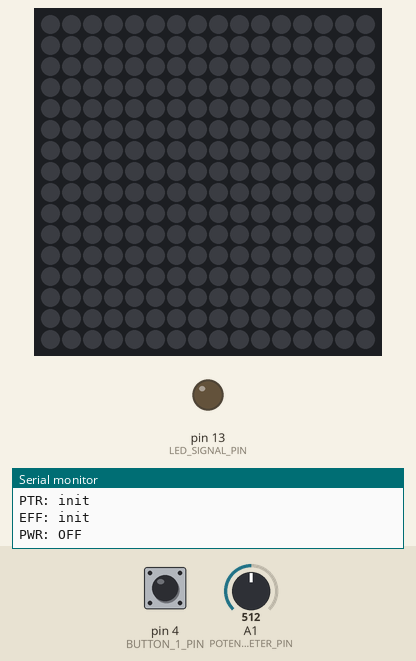
Simulated run of this sketch. Board: Arduino Uno, built with avr-gcc and run on an emulated ATmega328P. On the bench: 16×16 RGB LED matrix (first LED top left, wired row by row), output pins drawn as LEDs (lit = HIGH), the last lines printed to the serial monitor. The inputs (shaded band) are chosen by the test bench; at power-on: pin 4 (BUTTON_1_PIN) HIGH, A1 (POTENTIOMETER_PIN) = 512. Dim RGB values are drawn brighter than linear; the local clock reads 2024-03-15 10:24:30 at power-on unless the sketch sets it; pins used as bus, display or sensor lines are not drawn.

Above: at 2.2 s.
2.3 s: pin 4 (BUTTON_1_PIN) pulled LOW for 0.15 s
At 5.3 s:
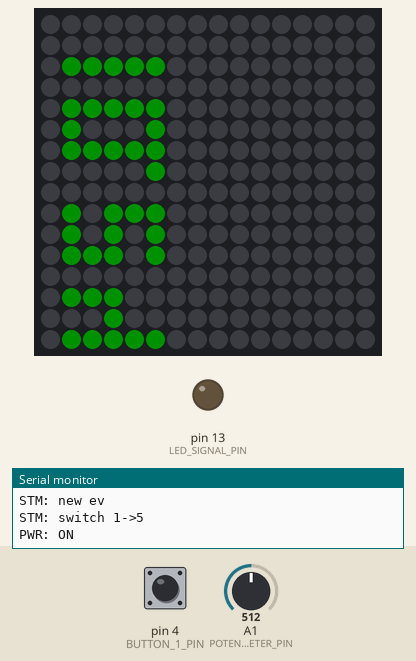
5.4 s: pin 4 (BUTTON_1_PIN) pulled LOW for 0.15 s
At 6.77 s:
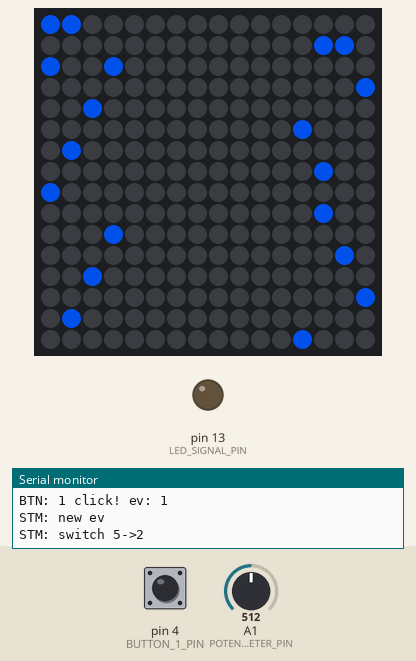
8.5 s: A1 (POTENTIOMETER_PIN) set to 35
At 12.0 s:
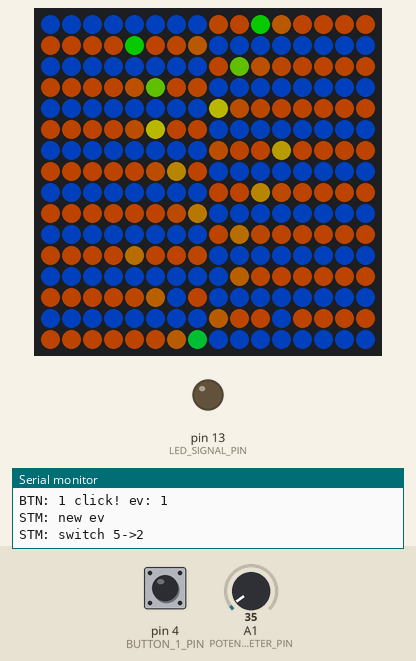
14.4 s: A1 (POTENTIOMETER_PIN) set to 716
17.4 s: A1 (POTENTIOMETER_PIN) set to 511
At 22.4 s:
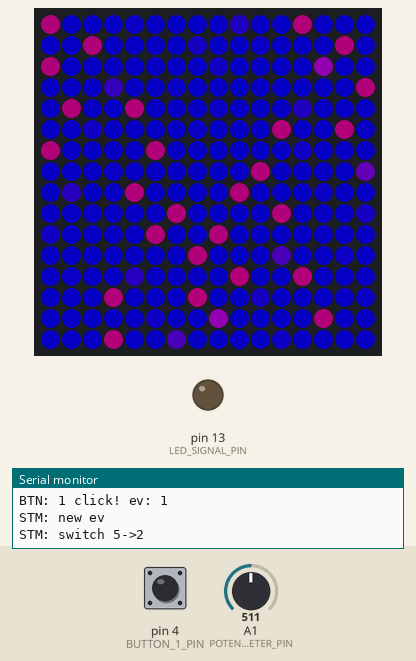
Timing chart, 0 to 22.8 s (numbered marks = the images above; inputs shaded):
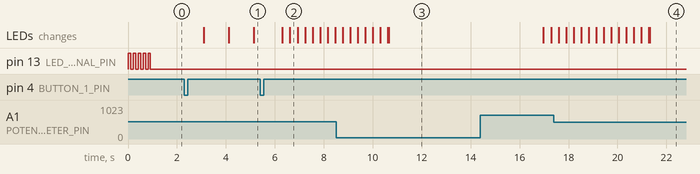

The sketch:

SmartMatrix.ino
```cpp
#include "define.h"
#include "storage.h"

#ifndef REWRITE_STORAGE

#include "matrix.h"
#include "clock.h"
#include "controls.h"
#include "error.h"
#include "button.h"
#include "effects.h"
#include "potentiometer.h"
#include "lcd.h"


void setup() {
  #ifdef DEBUG
  Serial.begin(BOD_RATE);
  #endif

  initErrorIndicator();
  initButtons();
  initControls();
  initMatrix();
  initClock();
  initPotentiometer();
  initLCD();
  initEffects();
  readyBlink();
  powerOff();
}


void loop() {
  updateButtons();
  checkPtUpdates();
  updateStateMachine();
}

#else

void setup() {
  Serial.begin(BOD_RATE);
  showStorage();
}

void loop() {}

#endif
```

button.cpp
```cpp
#include "button.h"


struct Button;
template <uint8_t N>
void _init(Button (&)[N]);
template <uint8_t N>
void _update(Button (&)[N]);


struct Button {
  Button(uint8_t pin, uint8_t id, bool default_state=false): pin(pin), id(id) {
    _button_state |= default_state << 4;
  }

  uint8_t update() {
    checkClick();
    checkLongPress();
    checkDoubleClick();

    if (isReady()) {
      uint8_t res = getCurrentEvent();
      reset();
      return res;
    }

    return 0;
  }

  uint8_t getDefaultPinState() const {
    return _button_state & BUTTON_DEF_STATE_BIT;
  }

  uint8_t pin, id;

private:
  uint32_t _event_time = 0, _last_state_change = 0;

  // 0b00000001 actual state
  // 0b00000010 mid state
  // 0b00000100 double click state
  // 0b00001000 long press click
  // 0b00010000 default pin state
  // 0b00100000 delay waiting state
  // 0b01000000 button clicked and ready
  uint8_t _button_state = 0;

  void reset() {
    _button_state &= 0b10011011;
  }

  uint8_t isDoubleClick() const {
    return _button_state & BUTTON_DOUBLE_CLICK_BIT;
  }

  uint8_t isLongPress() const {
    return _button_state & BUTTON_LONG_PRESS_BIT;
  }

  uint8_t isPressed() const {
    return _button_state & BUTTON_STATE_BIT;
  }

  uint8_t getCurrentEvent() {
    if (_button_state & BUTTON_DOUBLE_CLICK_BIT)
      return EVENT_FLAG_DOUBLE_CLICK;
    else if (_button_state & BUTTON_LONG_PRESS_BIT)
      return EVENT_FLAG_LONG_PRESS;
    return EVENT_FLAG_CLICK;
  }

  uint8_t isReady() const {
    return _button_state & BUTTON_READY_BIT;
  }

  bool getPinState() const {
    return (getDefaultPinState() > 0) != (digitalRead(pin) > 0);
  }

  void changeState() {
    _event_time = millis();
    _button_state ^= BUTTON_MID_STATE_BIT;
  }

  void checkClick() {
    if (getPinState() != isPressed()) {
      if ((~_button_state & BUTTON_STATE_BIT) ^ ((_button_state & BUTTON_MID_STATE_BIT) >> 1)) {
        changeState();
      } else {
        checkDelay();
      }
    } else {
      _button_state &= 0b11111101 | (isPressed() << 1);
    }
  }

  void checkDelay() {
    if (getMillisDelay(_event_time) < BUTTON_RATTLING_DELAY_MS)
      return;

    _button_state ^= BUTTON_STATE_BIT;
    _last_state_change = millis();

    #ifdef ENABLE_BUTTON_DEBUG
    Serial.print("BTN: ");
    Serial.print(id);
    Serial.print(" changed. st: ");
    Serial.println(isPressed());
    #endif
  }

  void checkDoubleClick() {
    if (_button_state & BUTTON_DELAY_WAIT_BIT) {
      if (isPressed() || getMillisDelay(_last_state_change) > BUTTON_DOUBLE_CLICK_DELAY_MS) {
        _button_state = (_button_state | BUTTON_READY_BIT | (isPressed() << 2)) & 0b11011111;
      }
    } else if (!isLongPress() && !isPressed() && getMillisDelay(_last_state_change) < BUTTON_RATTLING_DELAY_MS) {
      _button_state |= BUTTON_DELAY_WAIT_BIT;
      #ifdef ENABLE_BUTTON_DEBUG
      Serial.print("BTN: ");
      Serial.print(id);
      Serial.print(" dc wait. st: ");
      Serial.println(_button_state);
      #endif
    }
  }

  void checkLongPress() {
    if (!isLongPress() && isPressed() && getMillisDelay(_last_state_change) > BUTTON_LONG_PRESS_DELAY_MS) {
      _button_state = (_button_state | BUTTON_READY_BIT | (isPressed() << 3)) & 0b11011011;
      #ifdef ENABLE_BUTTON_DEBUG
      Serial.print("BTN: ");
      Serial.print(id);
      Serial.println(" lp dec");
      #endif
    } else if (!isPressed() && getMillisDelay(_last_state_change) > BUTTON_RATTLING_DELAY_MS) {
      _button_state &= 0b11110111;
    }
  }
} buttons[] = {
  Button(BUTTON_1_PIN, BUTTON_1_ID, true)
};


void initButtons() {
  _init(buttons);
}


void updateButtons() {
  _update(buttons);
}


template <uint8_t N>
void _init(Button (&arr)[N]) {
    for (int i = 0; i < N; ++i) {
      pinMode(arr[i].pin, INPUT_PULLUP);
      digitalWrite(arr[i].pin, arr[i].getDefaultPinState());
    }
}


template <uint8_t N>
void _update(Button (&arr)[N]) {
  uint8_t event_type = 0;

  for (int i = 0; i < N; ++i) {
    if (event_type = buttons[i].update()) {
      #ifdef DEBUG
      Serial.print("BTN: ");
      Serial.print(buttons[i].id);
      Serial.print(" click! ev: ");
      Serial.println(event_type);
      #endif

      handleButtonClickEvent(buttons[i].id, event_type);
    }
  }
}
```

button.h
```cpp
#pragma once

#include "Arduino.h"
#include "define.h"
#include "controls.h"

#ifdef DEBUG
// #define ENABLE_BUTTON_DEBUG
#endif

#define BUTTON_STATE_BIT        0b1
#define BUTTON_MID_STATE_BIT    0b10
#define BUTTON_DOUBLE_CLICK_BIT 0b100
#define BUTTON_LONG_PRESS_BIT   0b1000
#define BUTTON_DEF_STATE_BIT    0b10000
#define BUTTON_DELAY_WAIT_BIT   0b100000
#define BUTTON_READY_BIT        0b1000000

#define EVENT_FLAG_CLICK 1
#define EVENT_FLAG_DOUBLE_CLICK 2
#define EVENT_FLAG_LONG_PRESS 3

#define BUTTON_RATTLING_DELAY_MS 25
#define BUTTON_DOUBLE_CLICK_DELAY_MS 150
#define BUTTON_LONG_PRESS_DELAY_MS 500

void initButtons();
void updateButtons();
```

clock.cpp
```cpp
#include "clock.h"


static RTC_DS1307 rtc;
static CRGB const alarm_color = CRGB(ALARM_CLOCK_COLOR);
static uint8_t alarm_started = false, alarm_aborted = false;
static uint16_t start_time = ALARM_CLOCK_HOUR * 60 + ALARM_CLOCK_MIN - ALARM_CLOCK_DUR;


void _drawClockNumSegment(uint8_t, uint8_t, uint8_t, uint8_t, uint8_t, CRGB const &);
void _drawClockNumber(uint8_t, uint8_t, uint8_t, uint8_t, uint8_t, CRGB const &);
void _drawPair(uint8_t, uint8_t, uint8_t, uint8_t, uint8_t, uint8_t, uint8_t, CRGB const &);
void _drawSecondsIndicator(uint8_t, uint8_t, uint8_t, CRGB const &);
void _drawClock(CRGB const &);
uint16_t _getCurrentDayMinutes();


void initClock() {
  #ifdef DEBUG
  Serial.println("RTC: init");
  #endif

  if (!rtc.begin()) {
    emitError(RTC_ERROR_SIGNAL, "RTC_INI");
  }

  #ifdef RTC_SET_CURRENT_TIME
  rtc.adjust(DateTime(F(__DATE__), F(__TIME__)) + TimeSpan(RTC_SECONDS_SHIFT));
  #ifdef DEBUG
  Serial.println("RTC: synced");
  #endif
  #endif

  #ifdef DEBUG
  Serial.print("RTC: ");
  Serial.println(rtc.now().timestamp());

  #ifdef ALARM_CLOCK
  Serial.println("ALR: enabled " STRMACRO(ALARM_CLOCK_HOUR) "h " STRMACRO(ALARM_CLOCK_MIN) "m");
  #endif
  #endif
}


void abortAlarmClock() {
  alarm_aborted = true;
  alarm_started = false;

  #ifdef DEBUG
  Serial.println("ALR: aborted");
  #endif
}


uint32_t getMillisDelay(uint32_t time) {
  return millis() - time;
}


bool checkAlarmClock() {
  uint16_t cur_min = _getCurrentDayMinutes();
  if (alarm_aborted && cur_min < start_time + ALARM_CLOCK_DUR) {
    return false;
  }
  if (alarm_started) {
    return true;
  }

  if (start_time <= cur_min && cur_min <= start_time + ALARM_CLOCK_DUR) {
    #ifdef DEBUG
    Serial.println("ALR: started");
    #endif
    return alarm_started = true;
  }
  return false;
}


bool updateAlarmClock() {
  static uint16_t last_update = UINT16_MAX;
  uint16_t cur_min = _getCurrentDayMinutes();

  if (last_update == cur_min) {
    return true;
  }
  last_update = cur_min;

  if (cur_min <= start_time + ALARM_CLOCK_DUR) {
    setBrightness((uint32_t) (cur_min - start_time) * 255 / ALARM_CLOCK_DUR);
    fillMatrix(alarm_color);
    refreshMatrix();
  } else if (cur_min - start_time - ALARM_CLOCK_DUR <= ALARM_CLOCK_STAY_AFTER_DUR) {
  } else {
    resetMatrix();

    #ifdef DEBUG
    Serial.println("ALR: ended");
    #endif

    return alarm_started = false;
  }
  return true;
}


void updateCommonClock() {
  uint8_t brt = getPtInterpolatedValue(0, 255);
  if (brt != getBrightness()) {
    setBrightness(brt);
    refreshMatrix();
  }
  _drawClock(CRGB::Green);
}


uint32_t getClockTimestamp() {
  return rtc.now().secondstime();
}


void _drawClockNumSegment(uint8_t x, uint8_t y, uint8_t l, uint8_t h, uint8_t seg, CRGB const &color) {
  if (seg & 1) {
    uint8_t ofs = min(h - 1 + h % 2, (seg - 1) / 2 * (h / 2));
    for (uint8_t i = 0; i < l; ++i) {
      setMatrixLED(x + i, y + ofs, color);
    }
  } else {
    uint8_t ofs_x = (seg / 2 % 2) * (l - 1), ofs_y = (seg / 4) * (h / 2);
    for (uint8_t i = 0; i < l; ++i) {
      setMatrixLED(x + ofs_x, y + ofs_y + i, color);
    }
  }
}


void _drawClockNumber(uint8_t x, uint8_t y, uint8_t w, uint8_t h, uint8_t num, CRGB const &color) {
  #ifndef DEBUG
  num = pgm_read_byte(&CLOCK_NUMBERS[num]);
  #else
  num = CLOCK_NUMBERS[num];
  #endif

  for (uint8_t seg = 0; seg < 7; ++seg) {
    if ((num >> seg) & 1)
      _drawClockNumSegment(x, y, w, h, seg, color);
  }
}


void _drawPair(uint8_t a, uint8_t b, uint8_t x, uint8_t y, uint8_t w, uint8_t h, uint8_t space, CRGB const &color) {
  _drawClockNumber(x, y, w, h, a, color);
  _drawClockNumber(x + w + space, y, w, h, b, color);
}


void _drawSecondsIndicator(uint8_t h_end_x, uint8_t h_end_y, uint8_t seconds, CRGB const &color) {
  // #ifndef USE_ONLY_DEFAULT_CLOCK_BLINKER
  //   if (MTX_H - (5 + 1) * 2 > 0) {
  //     float cur_time = getCurrentTimeSeconds();
  //     uint8_t pos = ((uint8_t) ((MTX_W - 1) * (cur_time - (uint32_t) cur_time)) + 1) % MTX_W;
  //     if ((uint32_t) cur_time % 2) {
  //       pos = MTX_W - pos - 1;
  //     }
  //     setMatrixLED(pos, 0, color);
  //     return;
  //   }
  // #endif
  if (seconds) {
    setMatrixLED(h_end_x, h_end_y, color);
  }
}

void _drawClock(CRGB const &color) {
  static uint8_t last_draw = 0;

  if (last_draw == getMillisDelay(0) / 1024 % 2) {
    return;
  }

  last_draw = getMillisDelay(0) / 1024 % 2;
  clearMatrix();

  uint16_t cur_min = _getCurrentDayMinutes();
  uint8_t hr = cur_min / 60,
  mn = cur_min - hr * 60,
  h = 5,
  w = h / 2 + h % 2,
  space = max(0, (MTX_W - 4 * w) / 3),
  hx = 0,
  hy = 0;

  if (space == 0) {
    uint8_t x = (MTX_W - (w + 1) * 2) / 2,
    y = (MTX_H - (h + 1) * 2) / 2;

    _drawPair(hr / 10 % 10, hr % 10, x, y, w, h, 2, color);
    hx = x + (w + 1) * 2;
    hy = y + h - 1;
    _drawPair(mn / 10 % 10, mn % 10, x, y + h + 2, w, h, 2, color);
  } else {
    uint8_t x = (MTX_W - (w + 1) * 4) / 2,
    y = 1;

    _drawPair(hr / 10 % 10, hr % 10, x, y, w, h, 1, color);
    hx = x + w * 2 + 1;
    hy = y + h - 1;
    _drawPair(mn / 10 % 10, mn % 10, x + w * 2 + 3, y, w, h, 1, color);
  }

  _drawSecondsIndicator(hx, hy, last_draw, color);

  refreshMatrix();
}


uint16_t _getCurrentDayMinutes() {
  DateTime current_time = DateTime(rtc.now().unixtime());
  return (uint16_t) current_time.hour() * 60 + current_time.minute();
}
```

clock.h
```cpp
#pragma once

#define ALARM_CLOCK
#define ALARM_CLOCK_COLOR 0xffd478

#define RTC_UPDATE_INTERVAL (uint32_t) 10 * 60 * 1000  // min * sec * msec
#define RTC_ERROR_SIGNAL 2
#define RTC_SECONDS_SHIFT 10

#include "Arduino.h"
#include "matrix.h"
#include "FastLED.h"
#include "RTClib.h"
#include "storage.h"
#include "define.h"
#include "potentiometer.h"
#include "error.h"

uint32_t getMillisDelay(uint32_t);

bool checkAlarmClock();
bool updateAlarmClock();
void abortAlarmClock();
void updateCommonClock();
uint32_t getClockTimestamp();
void initClock();
```

connections.h
```cpp
#pragma once

#define LED_SIGNAL_PIN 13

#define POTENTIOMETER_PIN A1

#define BUTTON_1_PIN 4

#define MTX_PIN 6
#define MAIN_POWER_TR_PIN 8

#define LCD_RS 7
#define LCD_E  13
#define LCD_D4 9
#define LCD_D5 10
#define LCD_D6 11
#define LCD_D7 12
```

controls.cpp
```cpp
#include "controls.h"

#define ID_BITS(x) uint8_t(x) << 6
#define ST_BITS(x) uint8_t(x) << 2
#define TRANSITION(a, b, c, d) (uint16_t)((ID_BITS(a)) << 8) | ((ID_BITS(b)) << 6) | ((ST_BITS(c)) << 4) | ((ST_BITS(d)) >> 2)
#define TRANS_COMPARE(a, b, c) ((uint16_t)((ID_BITS(a)) << 8) | ((ID_BITS(b)) << 6) | ((ST_BITS(c)) << 4))


void checkCurrentStateExit();
void checkCurrentStateEnter();


static uint8_t current_state = STATE_BLACKOUT;

uint16_t control_schema[] = {
  TRANSITION(BUTTON_1_ID, EVENT_FLAG_CLICK, STATE_BLACKOUT, STATE_CLOCK),
  TRANSITION(BUTTON_1_ID, EVENT_FLAG_CLICK, STATE_CLOCK, STATE_AMBIENT),

  TRANSITION(BUTTON_1_ID, EVENT_FLAG_CLICK, STATE_AMBIENT, STATE_BLACKOUT),
  // TRANSITION(BUTTON_1_ID, EVENT_FLAG_DOUBLE_CLICK, STATE_AMBIENT, STATE_AMBIENT_SET_BRT),
  TRANSITION(BUTTON_1_ID, EVENT_FLAG_CLICK, STATE_AMBIENT_SET_BRT, STATE_AMBIENT),

  TRANSITION(BUTTON_1_ID, EVENT_FLAG_CLICK, STATE_ALARM_CLOCK, STATE_ALARM_CLOCK_ABORTED),

  // BUTTON_1_ID, EVENT_FLAG_CLICK, STATE_IN_MENU, STATE_SET_NEXT_MENU_ITEM,
  // BUTTON_1_ID, EVENT_FLAG_DOUBLE_CLICK, STATE_IN_MENU, STATE_SELECT_MENU_ITEM,
  // BUTTON_1_ID, EVENT_FLAG_LONG_PRESS, STATE_IN_MENU, STATE_EXIT_MENU,

  // BUTTON_1_ID, EVENT_FLAG_CLICK, STATE_BLACKOUT, STATE_CLOCK,
  // BUTTON_1_ID, EVENT_FLAG_DOUBLE_CLICK, STATE_BLACKOUT, STATE_OPEN_MAIN_MENU,
  // BUTTON_1_ID, EVENT_FLAG_LONG_PRESS, STATE_BLACKOUT, STATE_OPEN_SETTINGS_MENU,

  // BUTTON_1_ID, EVENT_FLAG_CLICK, STATE_PLAYING_EFFECT, STATE_SET_NEXT_MENU_ITEM,
  // BUTTON_1_ID, EVENT_FLAG_DOUBLE_CLICK, STATE_PLAYING_EFFECT, STATE_SET_PREV_MENU_ITEM,
  // BUTTON_1_ID, EVENT_FLAG_LONG_PRESS, STATE_PLAYING_EFFECT, STATE_OPEN_EFF_SET_MENU,
};


void initControls() {
  pinMode(MAIN_POWER_TR_PIN, OUTPUT);
  powerOn();
}


void readyBlink() {
  for (int i = 0, st = 0; i < 10; ++i) {
    digitalWrite(LED_SIGNAL_PIN, st = !st);
    delay(100);
  }
}


void setCurrentState(uint8_t state) {
  #ifdef DEBUG
  Serial.print("STM: switch ");
  Serial.print(current_state);
  Serial.print("->");
  Serial.println(state);
  #endif
  checkCurrentStateExit();
  current_state = state;
  checkCurrentStateEnter();
}


template <uint8_t N>
bool _changeCurrentState(uint16_t (&arr)[N], uint8_t button_id, uint8_t event_type) {
  bool success = false;
  for (uint8_t i = 0; i < N; ++i) {
    if (_checkoutTransition(button_id, event_type, arr[i])) {
      setCurrentState(_extractTransitionState(arr[i]));
      success = true;
      break;
    }
  }
  return success;
}


bool _checkoutTransition(uint8_t btn, uint8_t ev, uint16_t trans) {
  return !(trans & 0xffc0 ^ TRANS_COMPARE(btn, ev, current_state));
}


uint8_t _extractTransitionState(uint16_t trans) {
  return trans & 0x3f;
}


void handleButtonClickEvent(uint8_t button_id, uint8_t event_type) {
  #ifdef DEBUG
  Serial.println("STM: new ev");
  #endif

  if (!_changeCurrentState(control_schema, button_id, event_type)) {
    #ifdef DEBUG
    Serial.println();
    Serial.println("STM: 404");
    #endif
  }
}

inline void powerOn() {
  #ifdef DEBUG
  Serial.println("PWR: ON");
  #endif
  digitalWrite(MAIN_POWER_TR_PIN, HIGH);
}

inline void powerOff() {
  #ifdef DEBUG
  Serial.println("PWR: OFF");
  #endif
  digitalWrite(MAIN_POWER_TR_PIN, LOW);
}


void updateStateMachine() {
  if (checkAlarmClock() && current_state != STATE_ALARM_CLOCK && current_state != STATE_ALARM_CLOCK_ABORTED) {
    powerOn();
    setCurrentState(STATE_ALARM_CLOCK);
  }

  switch (current_state)
  {
    case STATE_BLACKOUT:
      break;
    case STATE_AMBIENT:
      getCurrentEffect()->update();
      break;
    case STATE_CLOCK:
      updateCommonClock();
      break;
    case STATE_ALARM_CLOCK:
      if (!updateAlarmClock())
        setCurrentState(STATE_CLOCK);
      break;
    case STATE_ALARM_CLOCK_ABORTED:
      abortAlarmClock();
      setCurrentState(STATE_CLOCK);
      break;
    default:
      emitError(ERROR_STATES_MACHINE, "STM_INV");
  }
}

void checkCurrentStateEnter() {
  switch(current_state) {
    case STATE_CLOCK:
      setBrightness(getPtInterpolatedValue(0, 255));
      refreshMatrix();
      break;
    case STATE_BLACKOUT:
      clearMatrix(true);
      powerOff();
      break;
  }
}

void checkCurrentStateExit() {
  switch(current_state) {
    case STATE_BLACKOUT:
      resetMatrix();
      powerOn();
      break;
    case STATE_ALARM_CLOCK_ABORTED:
    case STATE_ALARM_CLOCK:
      resetMatrix();
      break;
    case STATE_AMBIENT:
      clearMatrix(false);
      break;
    case STATE_CLOCK:
      clearMatrix(false);
      resetBrightness();
      break;
  }
}
```

controls.h
```cpp
#pragma once

#define BUTTON_1_ID 1


// MAX ID: 63
#define STATE_NULL 0
#define STATE_BLACKOUT 1
#define STATE_AMBIENT 2
#define STATE_AMBIENT_SET_BRT 3
#define STATE_STATIC_COLOR 4
#define STATE_CLOCK 5
#define STATE_ALARM_CLOCK 6
#define STATE_ALARM_CLOCK_ABORTED 7
#define STATE_ALARM_CLOCK_SET_HOURS 8
#define STATE_ALARM_CLOCK_SET_MINUTES 9

#define STATE_IN_MENU 19
#define STATE_SET_NEXT_MENU_ITEM 20
#define STATE_SET_PREV_MENU_ITEM 21
#define STATE_SELECT_MENU_ITEM 22
#define STATE_EXIT_MENU 23

#define STATE_OPEN_MAIN_MENU 30
#define STATE_OPEN_EFFECTS_MENU 31
#define STATE_OPEN_SETTINGS_MENU 32
#define STATE_OPEN_EFF_SET_MENU 33


#include "Arduino.h"
#include "HardwareSerial.h"
#include "define.h"
#include "button.h"
#include "clock.h"
#include "error.h"
#include "effects.h"


void initControls();
void readyBlink();
void powerOn();
void powerOff();
void updateStateMachine();
void setCurrentState(uint8_t);
void handleButtonClickEvent(uint8_t, uint8_t);
void enableCommonClock();

template <uint8_t N>
bool _changeCurrentState(uint8_t (&)[N], uint8_t, uint8_t);
```

define.h
```cpp
#pragma once

#include "connections.h"
#include "math.h"

#define DEBUG
#define BOD_RATE 38400
#define STRMACRO(A) __XSTRMACRO(A)
#define __XSTRMACRO(A) #A

#define ALARM_CLOCK_HOUR 6
#define ALARM_CLOCK_MIN 45
#define ALARM_CLOCK_DUR 40
#define ALARM_CLOCK_STAY_AFTER_DUR 10

// #define RTC_SET_CURRENT_TIME
// #define REWRITE_STORAGE
```

error.cpp
```cpp
#include "error.h"

void initErrorIndicator() {
  pinMode(LED_SIGNAL_PIN, OUTPUT);
  digitalWrite(LED_SIGNAL_PIN, LOW);
}

void emitError(uint8_t count, const char (&err)[8]) {
  for (;;) {
    #ifdef DEBUG
    if (err != 0) {
      Serial.print("ERR: ");
      Serial.println(err);
    }
    #endif

    for (uint8_t i = 0, st = false; i < count * 2; ++i) {
      digitalWrite(LED_SIGNAL_PIN, (st = !st));
      delay(ERROR_SIGNAL_DUR_MS);
    }
    delay(ERROR_SIGNAL_DELAY_MS);
  }
}
```

Source omitted: effects.cpp (2735 bytes), effects.h (1546 bytes), error.h (227 bytes), math.cpp (281 bytes), math.h (136 bytes), matrix.cpp (2702 bytes), matrix.h (885 bytes), menu.cpp (790 bytes), menu.h (104 bytes), potentiometer.cpp (1101 bytes), potentiometer.h (488 bytes), storage.cpp (371 bytes) and 3 more

Measured:
- after the input at 2.3 s, the LEDs: change after 0.80 s (image 1)
- after the input at 5.4 s, the LEDs: first change after 0.91 s (image 2 shows a later state)
- after the input at 8.5 s, the LEDs: first change after 0.27 s (image 3 shows a later state)
- after the input at 17.4 s, the LEDs: first change after 0.19 s (image 4 shows a later state)
